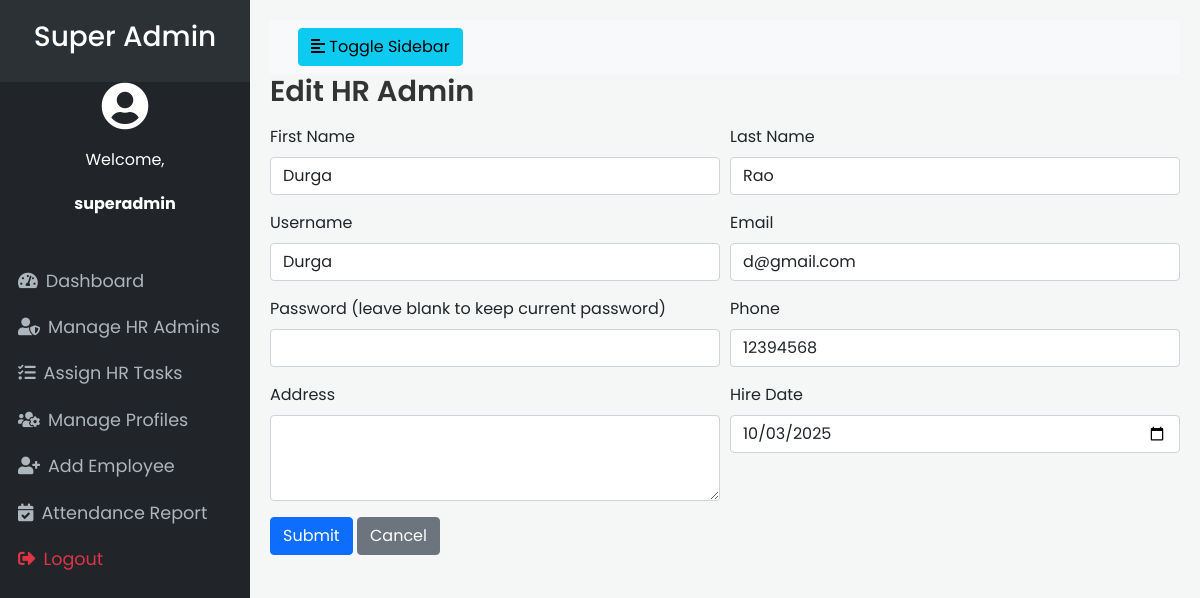
/pages/edit_hr_admin.php?id=2 (signed in), run on the app's committed database.
### tables this page shows
CREATE TABLE `users` (
  `id` int(11) NOT NULL,
  `username` varchar(50) NOT NULL,
  `password` varchar(255) NOT NULL,
  `role` enum('Super Admin','HR Admin','Employee') NOT NULL,
  `employee_id` varchar(20) DEFAULT NULL
);

CREATE TABLE `employees` (
  `id` int(11) NOT NULL,
  `employee_id` varchar(20) NOT NULL,
  `first_name` varchar(50) NOT NULL,
  `last_name` varchar(50) NOT NULL,
  `email` varchar(100) NOT NULL,
  `phone` varchar(20) DEFAULT NULL,
  `address` text DEFAULT NULL,
  `hire_date` date NOT NULL,
  `department` varchar(100) DEFAULT NULL,
  `position` varchar(100) DEFAULT NULL
);

### pages/edit_hr_admin.php (the view, shortened to what this page needs)
<?php
require_once '../config/config.php';
$username = $password = $first_name = $last_name = $email = $phone = $department = $position = "";
$username_err = $password_err = $first_name_err = $last_name_err = $email_err = "";
$id = $_GET["id"];
$sql = "SELECT u.id, u.username, u.employee_id, e.first_name, e.last_name, e.email, e.phone, e.address, e.hire_date
        FROM users u
        LEFT JOIN employees e ON u.employee_id = e.employee_id
        WHERE u.id = :id AND u.role = 'HR Admin'";
if($stmt = $pdo->prepare($sql)){
    $stmt->bindParam(":id", $id, PDO::PARAM_INT);
    if($stmt->execute()){
        if($stmt->rowCount() == 1){
            $row = $stmt->fetch(PDO::FETCH_ASSOC);
            $username = $row['username'];
            $first_name = $row['first_name'];
            $last_name = $row['last_name'];
            $email = $row['email'];
            $phone = $row['phone'];
            $address = $row['address'];
            $hire_date = $row['hire_date'];
        } else{
            $_SESSION['error'] = "HR Admin not found.";
            header("location: manage_hr_admins.php");
            exit();
        }
    } else{
        $_SESSION['error'] = "Oops! Something went wrong. Please try again later.";
        header("location: manage_hr_admins.php");
        exit();
    }
}
?>
<!DOCTYPE html>
<html lang="en">
<head>
    <link rel="stylesheet" href="https://stackpath.bootstrapcdn.com/bootstrap/4.5.2/css/bootstrap.min.css">
    <link rel="stylesheet" href="../assets/css/style.css">
</head>
<body>
    <div class="wrapper">
        <?php include 'templates/sidebar.php'; ?>
        <div id="content">
            <nav class="navbar navbar-expand-lg navbar-light bg-light">
                <div class="container-fluid">
                    <button type="button" id="sidebarCollapse" class="btn btn-info">
                        <i class="fas fa-align-left"></i>
                        <span>Toggle Sidebar</span>
                    </button>
                </div>
            </nav>
            <h1 class="page-title">Edit HR Admin</h1>
            <form action="<?php echo htmlspecialchars(basename($_SERVER['REQUEST_URI'])); ?>" method="post">
                <div class="form-row">
                    <div class="form-group col-md-6">
                        <label>First Name</label>
                        <input type="text" name="first_name" class="form-control <?php echo (!empty($first_name_err)) ? 'is-invalid' : ''; ?>" value="<?php echo $first_name; ?>">
                    </div>
                    <div class="form-group col-md-6">
                        <label>Last Name</label>
                        <input type="text" name="last_name" class="form-control <?php echo (!empty($last_name_err)) ? 'is-invalid' : ''; ?>" value="<?php echo $last_name; ?>">
                    </div>
                </div>
                <div class="form-row">
                    <div class="form-group col-md-6">
                        <label>Username</label>
                        <input type="text" name="username" class="form-control <?php echo (!empty($username_err)) ? 'is-invalid' : ''; ?>" value="<?php echo $username; ?>">
                    </div>
                    <div class="form-group col-md-6">
                        <label>Email</label>
                        <input type="email" name="email" class="form-control <?php echo (!empty($email_err)) ? 'is-invalid' : ''; ?>" value="<?php echo $email; ?>">
                    </div>
                </div>
                <div class="form-row">
                    <div class="form-group col-md-6">
                        <label>Password (leave blank to keep current password)</label>
                        <input type="password" name="password" class="form-control <?php echo (!empty($password_err)) ? 'is-invalid' : ''; ?>">
                    </div>
                    <div class="form-group col-md-6">
                        <label>Phone</label>
                        <input type="text" name="phone" class="form-control" value="<?php echo $phone; ?>">
                    </div>
                </div>
                <div class="form-row">
                    <div class="form-group col-md-6">
                        <label>Address</label>
                        <textarea name="address" class="form-control" rows="3"><?php echo htmlspecialchars($address); ?></textarea>
                    </div>
                    <div class="form-group col-md-6">
                        <label>Hire Date</label>
                        <input type="date" name="hire_date" class="form-control" value="<?php echo $hire_date; ?>">
                    </div>
                </div>
                <div class="form-group">
                    <input type="submit" class="btn btn-primary" value="Submit">
                    <a href="manage_hr_admins.php" class="btn btn-secondary">Cancel</a>
                </div>
            </form>
        </div>
    </div>
</body>
</html>

### assets/css/style.css (style rules this page uses)
body { font-family: 'Poppins', sans-serif; background-color: #f4f7f6; }
.wrapper { display: flex; width: 100%; align-items: stretch; }
#content { width: 100%; padding: 20px; min-height: 100vh; transition: all 0.3s; }
.page-title { font-size: 1.8rem; font-weight: 600; margin-bottom: 1rem; color: #333; }

### data on the page
users: first_name "Durga", last_name "Rao", username "Durga", email "d@gmail.com", phone "12394568", hire_date "10/03/2025"

### other printed values
$role "Super Admin"
$_SESSION['username'] "superadmin"
